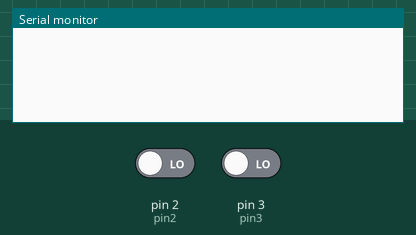
Recording of a sketch running on a simulated Arduino Uno, built with avr-gcc and run on an emulated ATmega328P. Parts: the last lines printed to the serial monitor. The test bench sets the inputs (shaded band); at power-on: pin 2 (pin2) LOW, pin 3 (pin3) LOW.

Above: at 1.2 s.
1.3 s: pin 2 (pin2) driven HIGH
At 2.4 s:
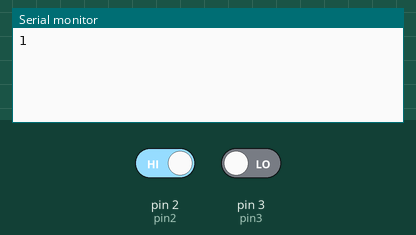
2.8 s: pin 3 (pin3) driven HIGH
At 3.5 s:
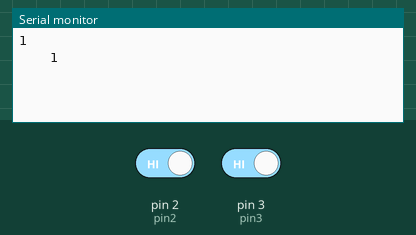

The sketch:

_2_ENCODERA.ino
```cpp
#include <SoftwareSerial.h>
int pin2 = 2;
int pin3 = 3;

 unsigned int encoder = 0;//начальное значение шагов энкодера
unsigned int encoder2 = 0;//начальное значение шагов энкодера

int X;
int Y;
int del=5;

void setup() {
     pinMode(pin2, INPUT);
     pinMode(pin3, INPUT);
  attachInterrupt(0,ENC1,RISING   );
  attachInterrupt(1,ENC2,RISING   );
  Serial.begin(57600);

}

void loop()
{
}

void ENC1() //пробег
{
  X=digitalRead(pin2);
    encoder++;
    Serial.println(encoder);
//    Serial.println(X == HIGH ? "High" : "Low");
}

void ENC2()
{
  Y=digitalRead(pin3);
  encoder2++;
  Serial.print("    ");
  Serial.println(encoder2);
 // Serial.println(Y == HIGH ? "    H" : "   L");
}
```

Measured:
- after the input at 1.3 s, the serial monitor: prints a new line at once (image 1)
- after the input at 2.8 s, the serial monitor: prints a new line at once (image 2)
